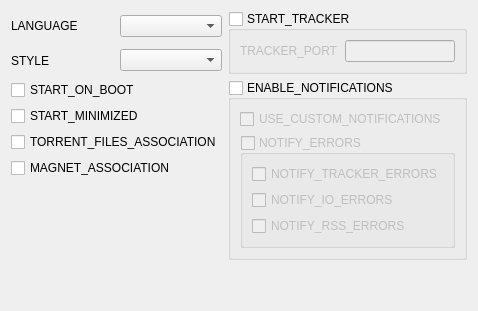
        <widget class="QWidget" name="torrentTab">
         <layout class="QGridLayout" name="gridLayout_22">
          <item row="0" column="2" rowspan="2" colspan="2">
           <widget class="QGroupBox" name="trackerGroupBox">
            <property name="title">
             <string>START_TRACKER</string>
            </property>
            <property name="checkable">
             <bool>true</bool>
            </property>
            <property name="checked">
             <bool>false</bool>
            </property>
            <layout class="QGridLayout" name="gridLayout_2">
             <item row="0" column="0">
              <widget class="QLabel" name="label_23">
               <property name="text">
                <string>TRACKER_PORT</string>
               </property>
              </widget>
             </item>
             <item row="0" column="1">
              <widget class="QLineEdit" name="trackerPortEdit"/>
             </item>
            </layout>
           </widget>
          </item>
          <item row="1" column="1">
           <widget class="QComboBox" name="styleComboBox"/>
          </item>
          <item row="1" column="0">
           <widget class="QLabel" name="label_26">
            <property name="text">
             <string>STYLE</string>
            </property>
           </widget>
          </item>
          <item row="0" column="0">
           <widget class="QLabel" name="label_8">
            <property name="text">
             <string>LANGUAGE</string>
            </property>
           </widget>
          </item>
          <item row="0" column="1">
           <widget class="QComboBox" name="localeComboBox">
            <property name="styleSheet">
             <string notr="true"/>
            </property>
           </widget>
          </item>
          <item row="10" column="0" colspan="3">
           <spacer name="verticalSpacer_5">
            <property name="orientation">
             <enum>Qt::Vertical</enum>
            </property>
            <property name="sizeHint" stdset="0">
             <size>
              <width>20</width>
              <height>40</height>
             </size>
            </property>
           </spacer>
          </item>
          <item row="3" column="0" colspan="2">
           <widget class="QCheckBox" name="startMinimizedCheckBox">
            <property name="whatsThis">
             <string>START_MINIMIZED_WIT</string>
            </property>
            <property name="text">
             <string>START_MINIMIZED</string>
            </property>
           </widget>
          </item>
          <item row="2" column="0" colspan="2">
           <widget class="QCheckBox" name="runOnbootCheckBox">
            <property name="whatsThis">
             <string>START_ON_BOOT_WIT</string>
            </property>
            <property name="text">
             <string>START_ON_BOOT</string>
            </property>
           </widget>
          </item>
          <item row="4" column="0" colspan="2">
           <widget class="QCheckBox" name="asociationCheckBox">
            <property name="whatsThis">
             <string>TORRENT_FILES_ASSOCIATION_WIT</string>
            </property>
            <property name="text">
             <string>TORRENT_FILES_ASSOCIATION</string>
            </property>
           </widget>
          </item>
          <item row="2" column="2" rowspan="6" colspan="2">
           <widget class="QGroupBox" name="useNotificationsCheckBox">
            <property name="title">
             <string>ENABLE_NOTIFICATIONS</string>
            </property>
            <property name="checkable">
             <bool>true</bool>
            </property>
            <property name="checked">
             <bool>false</bool>
            </property>
            <layout class="QGridLayout" name="gridLayout_34">
             <item row="0" column="0">
              <widget class="QCheckBox" name="useCustomNotificationsCheckBox">
               <property name="text">
                <string>USE_CUSTOM_NOTIFICATIONS</string>
               </property>
              </widget>
             </item>
             <item row="1" column="0">
              <widget class="QGroupBox" name="notifyErrorsCheckBox">
               <property name="title">
                <string>NOTIFY_ERRORS</string>
               </property>
               <property name="checkable">
                <bool>true</bool>
               </property>
               <property name="checked">
                <bool>false</bool>
               </property>
               <layout class="QGridLayout" name="gridLayout_35">
                <item row="0" column="0">
                 <widget class="QCheckBox" name="showTrackerErrorsCheckBox">
                  <property name="text">
                   <string>NOTIFY_TRACKER_ERRORS</string>
                  </property>
                 </widget>
                </item>
                <item row="1" column="0">
                 <widget class="QCheckBox" name="showDiskErrorsCheckBox">
                  <property name="text">
                   <string>NOTIFY_IO_ERRORS</string>
                  </property>
                 </widget>
                </item>
                <item row="2" column="0">
                 <widget class="QCheckBox" name="showRssErrorsCheckBox">
                  <property name="text">
                   <string>NOTIFY_RSS_ERRORS</string>
                  </property>
                 </widget>
                </item>
               </layout>
              </widget>
             </item>
            </layout>
           </widget>
          </item>
          <item row="6" column="0" colspan="2">
           <spacer name="verticalSpacer_7">
            <property name="orientation">
             <enum>Qt::Vertical</enum>
            </property>
            <property name="sizeHint" stdset="0">
             <size>
              <width>20</width>
              <height>40</height>
             </size>
            </property>
           </spacer>
          </item>
          <item row="5" column="0" colspan="2">
           <widget class="QCheckBox" name="magnetAssociationCheckBox">
            <property name="whatsThis">
             <string>MAGNET_ASSOCIATION_WIT</string>
            </property>
            <property name="text">
             <string>MAGNET_ASSOCIATION</string>
            </property>
           </widget>
          </item>
         </layout>
        </widget>
